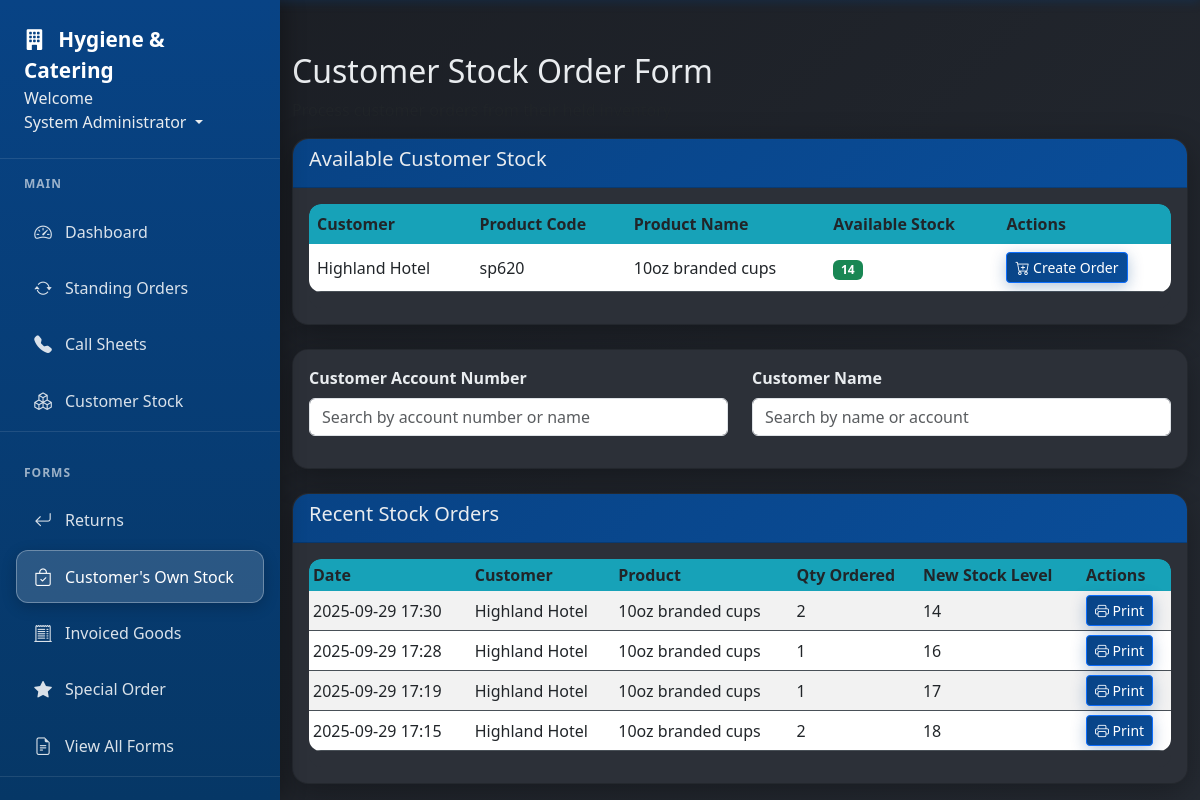
The page /branded-stock (signed in) on the database as committed earlier.
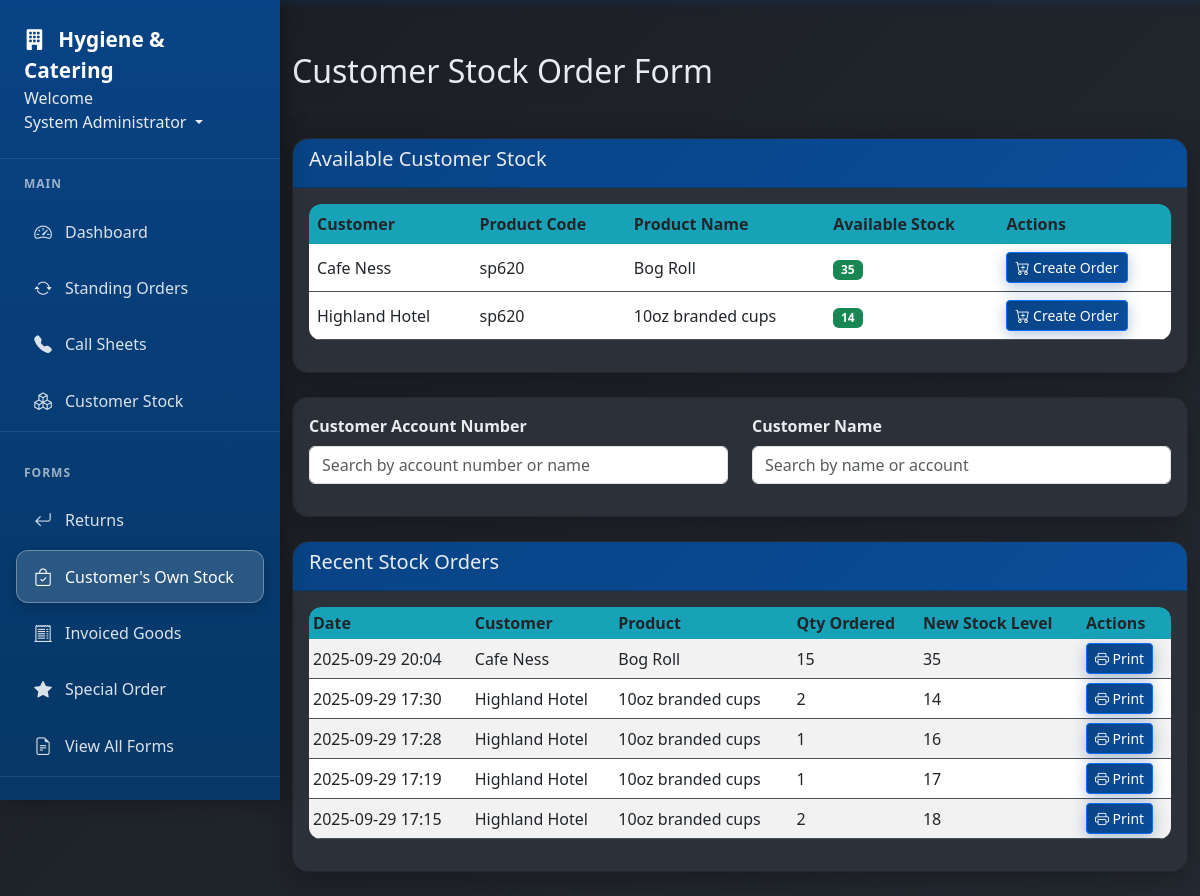
The same page on the database as committed later.
### app/models.py (models this page shows, shortened)
class User(db.Model, UserMixin):
    id = db.Column(db.Integer, primary_key=True)
    username = db.Column(db.String(20), unique=True, nullable=False)  # Keep for system use
    email = db.Column(db.String(120), unique=True, nullable=False, index=True)  # Primary identifier
    full_name = db.Column(db.String(100), nullable=False)
    password_hash = db.Column(db.String(128), nullable=False)  # Changed from 'password' to 'password_hash'
    role = db.Column(db.String(20), nullable=False)
    job_title = db.Column(db.String(100))
    direct_phone = db.Column(db.String(20))
    mobile_phone = db.Column(db.String(20))
    is_active = db.Column(db.Boolean, default=True)
    must_change_password = db.Column(db.Boolean, default=False)
    created_at = db.Column(db.DateTime, nullable=False, default=datetime.utcnow)
    last_login = db.Column(db.DateTime)
    forms = db.relationship('Form', foreign_keys='Form.user_id', backref='author', lazy=True)
    callsheet_entries = db.relationship('CallsheetEntry', backref='entered_by', lazy=True)
    callsheets_created = db.relationship('Callsheet', backref='created_by_user', lazy=True)
    todo_items = db.relationship('TodoItem', backref='user', lazy=True, cascade='all, delete-orphan')
    company_updates = db.relationship('CompanyUpdate', backref='author', lazy=True, cascade='all, delete-orphan')

class CustomerStock(db.Model):
    id = db.Column(db.Integer, primary_key=True)
    customer_id = db.Column(db.Integer, db.ForeignKey('customer.id'), nullable=False)
    product_code = db.Column(db.String(50), nullable=True)  # Changed to nullable=True
    product_name = db.Column(db.String(100), nullable=False)
    current_stock = db.Column(db.Integer, nullable=False, default=0)
    reorder_level = db.Column(db.Integer, default=5)  # Alert when stock gets low
    created_at = db.Column(db.DateTime, nullable=False, default=datetime.utcnow)
    updated_at = db.Column(db.DateTime, nullable=False, default=datetime.utcnow, onupdate=datetime.utcnow)
    customer = db.relationship('Customer', backref=db.backref('stock_items', lazy=True))
    transactions = db.relationship('StockTransaction', backref='stock_item', lazy=True, cascade='all, delete-orphan')

class Customer(db.Model):
    id = db.Column(db.Integer, primary_key=True)
    account_number = db.Column(db.String(20), unique=True, nullable=False, index=True)
    name = db.Column(db.String(100), nullable=False, index=True)
    contact_name = db.Column(db.String(100))
    phone = db.Column(db.String(20))
    email = db.Column(db.String(100))
    address = db.Column(db.String(200))
    notes = db.Column(db.Text)
    callsheet_notes = db.Column(db.Text)  # Persistent across all callsheets
    callsheet_entries = db.relationship('CallsheetEntry', backref='customer', lazy=True)

class Form(db.Model):
    id = db.Column(db.Integer, primary_key=True)
    type = db.Column(db.String(50), nullable=False)
    data = db.Column(db.Text, nullable=False)
    date_created = db.Column(db.DateTime, nullable=False, default=datetime.utcnow)
    user_id = db.Column(db.Integer, db.ForeignKey('user.id'), nullable=False)
    is_completed = db.Column(db.Boolean, default=False)
    completed_date = db.Column(db.DateTime, nullable=True)
    completed_by = db.Column(db.Integer, db.ForeignKey('user.id'), nullable=True)
    is_archived = db.Column(db.Boolean, default=False)
    completer = db.relationship('User', foreign_keys=[completed_by], backref='completed_forms')

### app/routes.py (the view, shortened to what this page needs)
@main.route('/branded-stock', methods=['GET', 'POST'])
@login_required
def branded_stock():
    form = BrandedStockForm()
    stock_items = CustomerStock.query.join(Customer).order_by(Customer.name, CustomerStock.product_name).all()
    recent_forms = Form.query.filter_by(type='branded_stock').order_by(Form.date_created.desc()).limit(5).all()
    recent_branded_stock = []
    for form_entry in recent_forms:
        form_dict = {
            'id': form_entry.id,
            'date_created': form_entry.date_created,
            'data': json.loads(form_entry.data)
        }
        recent_branded_stock.append(form_dict)
    return render_template('branded_stock.html',
                         title='Customer Stock Orders',
                         form=form,
                         stock_items=stock_items,
                         recent_branded_stock=recent_branded_stock)

### app/templates/branded_stock.html (shortened to what this page needs)
{% extends "base.html" %}
{% block content %}
<h2>Customer Stock Order Form</h2>
<p class="text-muted">Process customer orders from their held inventory</p>
<div class="card mb-4">
  <div class="card-header">
    <h5>Available Customer Stock</h5>
  </div>
  <div class="card-body">
    {% if stock_items and stock_items|length > 0 %}
    <div class="table-responsive">
      <table class="table table-hover">
        <thead>
          <tr>
            <th>Customer</th>
            <th>Product Code</th>
            <th>Product Name</th>
            <th>Available Stock</th>
            <th>Actions</th>
          </tr>
        </thead>
        <tbody>
          {% for item in stock_items %}
          <tr>
            <td>{{ item.customer.name }}</td>
            <td>{{ item.product_code or 'N/A' }}</td>
            <td>{{ item.product_name }}</td>
            <td>
              <span class="badge {% if item.current_stock == 0 %}bg-danger{% elif item.current_stock <= item.reorder_level %}bg-warning{% else %}bg-success{% endif %}">
                {{ item.current_stock }} {{ item.unit_type }}
              </span>
            </td>
            <td>
              <button
                class="btn btn-sm btn-primary"
                onclick="quickSelectItem({{ item.id }}, '{{ item.customer.account_number }}', '{{ item.customer.name }}', '{{ item.product_code or 'N/A' }}', '{{ item.product_name }}', {{ item.current_stock }}, '{{ item.unit_type }}')"
                {% if item.current_stock == 0 %}disabled{% endif %}>
                <i class="bi bi-cart-plus"></i> Create Order
              </button>
            </td>
          </tr>
          {% endfor %}
        </tbody>
      </table>
    </div>
    {% else %}
    <p class="text-muted">No customer stock items found. Add stock items in the Customer Stock page first.</p>
    {% endif %}
  </div>
</div>
<div class="card mt-4">
  <div class="card-body">
    <form method="POST">
      <div class="row mb-3">
        <div class="col-md-6">
          <label class="form-label">Customer Account Number</label>
          <div class="search-container position-relative">
            <input
              type="text"
              class="form-control"
              name="customer_account"
              id="customerAccount"
              placeholder="Search by account number or name"
              required
            />
          </div>
        </div>
        <div class="col-md-6">
          <label class="form-label">Customer Name</label>
          <div class="search-container position-relative">
            <input
              type="text"
              class="form-control"
              name="customer_name"
              id="customerName"
              placeholder="Search by name or account"
              required
            />
          </div>
        </div>
      </div>
    </form>
  </div>
</div>
<div class="card mt-4">
  <div class="card-header">
    <h5>Recent Stock Orders</h5>
  </div>
  <div class="card-body">
    {% if recent_branded_stock and recent_branded_stock|length > 0 %}
    <div class="table-responsive">
      <table class="table table-striped table-sm">
        <thead>
          <tr>
            <th>Date</th>
            <th>Customer</th>
            <th>Product</th>
            <th>Qty Ordered</th>
            <th>New Stock Level</th>
            <th>Actions</th>
          </tr>
        </thead>
        <tbody>
          {% for delivery in recent_branded_stock %}
          <tr>
            <td>{{ delivery.date_created.strftime('%Y-%m-%d %H:%M') if delivery.date_created else 'N/A' }}</td>
            <td>{{ delivery.data.get('customer_name', delivery.data.get('customer_account', 'N/A')) }}</td>
            <td>{{ delivery.data.get('product_name', delivery.data.get('product_code', 'N/A')) }}</td>
            <td>{{ delivery.data.get('quantity_delivered', 'N/A') }}</td>
            <td>{{ delivery.data.get('current_stock', 'N/A') }}</td>
            <td>
              <a
                href="{{ url_for('main.print_form', form_id=delivery.id) }}"
                class="btn btn-sm btn-primary"
                target="_blank"
              >
                <i class="bi bi-printer"></i> Print
              </a>
            </td>
          </tr>
          {% endfor %}
        </tbody>
      </table>
    </div>
    {% else %}
    <p class="text-muted">No stock orders recorded yet.</p>
    {% endif %}
  </div>
</div>
{% endblock %}

### app/templates/base.html (shortened to what this page needs)
<!DOCTYPE html>
<html lang="en">
  <head>
    <link
      rel="stylesheet"
      href="{{ url_for('static', filename='style.css') }}"
    />
    <link
      href="https://cdn.jsdelivr.net/npm/bootstrap@5.3.0/dist/css/bootstrap.min.css"
      rel="stylesheet"
    />
    <link
      href="https://cdn.jsdelivr.net/npm/bootstrap-icons@1.11.0/font/bootstrap-icons.css"
      rel="stylesheet"
    />
  </head>
  <body>
    <nav class="nav-sidebar" id="navSidebar">
      <div class="nav-sidebar-header">
        <a href="{{ url_for('main.dashboard') }}" class="nav-sidebar-brand">
          <i class="bi bi-building-fill me-2"></i>
          Hygiene & Catering
        </a>
        <li class="nav-item dropdown" style="display: block">
          <text>Welcome</text>
          <a
            class="nav-link dropdown-toggle"
            href="#"
            id="userDropdown"
            role="button"
            data-bs-toggle="dropdown"
          >
             {{ current_user.full_name or
            current_user.username }}
          </a>
        </li>
      </div>
      {% if current_user.is_authenticated %}
      <div class="nav-sidebar-nav">
        <div class="nav-section">
          <div class="nav-section-title">Main</div>
          <div class="nav-item">
            <a class="nav-link" href="{{ url_for('main.dashboard') }}">
              <i class="bi bi-speedometer2"></i>
              Dashboard
            </a>
          </div>
          <div class="nav-item">
            <a class="nav-link" href="{{ url_for('main.standing_orders') }}">
              <i class="bi bi-arrow-repeat"></i>
              Standing Orders
            </a>
          </div>
          <div class="nav-item">
            <a class="nav-link" href="{{ url_for('main.callsheets') }}">
              <i class="bi bi-telephone-fill"></i>
              Call Sheets
            </a>
          </div>
          <div class="nav-item">
            <a class="nav-link" href="{{ url_for('main.customer_stock') }}">
              <i class="bi bi-boxes"></i>
              Customer Stock
            </a>
          </div>
        </div>
        <div class="nav-section">
          <div class="nav-section-title">Forms</div>
          <div class="nav-item">
            <a class="nav-link" href="{{ url_for('main.returns') }}">
              <i class="bi bi-arrow-return-left"></i>
              Returns
            </a>
          </div>
          <div class="nav-item">
            <a class="nav-link" href="{{ url_for('main.branded_stock') }}">
              <i class="bi bi-bag-check"></i>
              Customer's Own Stock
            </a>
          </div>
          <div class="nav-item">
            <a class="nav-link" href="{{ url_for('main.invoice_correction') }}">
              <i class="bi bi-receipt-cutoff"></i>
              Invoiced Goods
            </a>
          </div>
          <div class="nav-item">
            <a class="nav-link" href="{{ url_for('main.special_order') }}">
              <i class="bi bi-star-fill"></i>
              Special Order
            </a>
          </div>
          <div class="nav-item">
            <a class="nav-link" href="{{ url_for('main.forms') }}">
              <i class="bi bi-file-earmark-text"></i>
              View All Forms
            </a>
          </div>
        </div>
      </div>
      {% endif %}
    </nav>
    <div class="main-content" id="mainContent">
      <div class="container-fluid">
         {% block content %}{% endblock %}
      </div>
    </div>
  </body>
</html>

Rows that differ between the two databases and show on the page:
added CustomerStock: customer.name "Cafe Ness", product_code "sp620", product_name "Bog Roll", current_stock "35", date_created "2025-09-29 20:04", data.get "Cafe Ness", data.get "Bog Roll", data.get "15", data.get "35"
